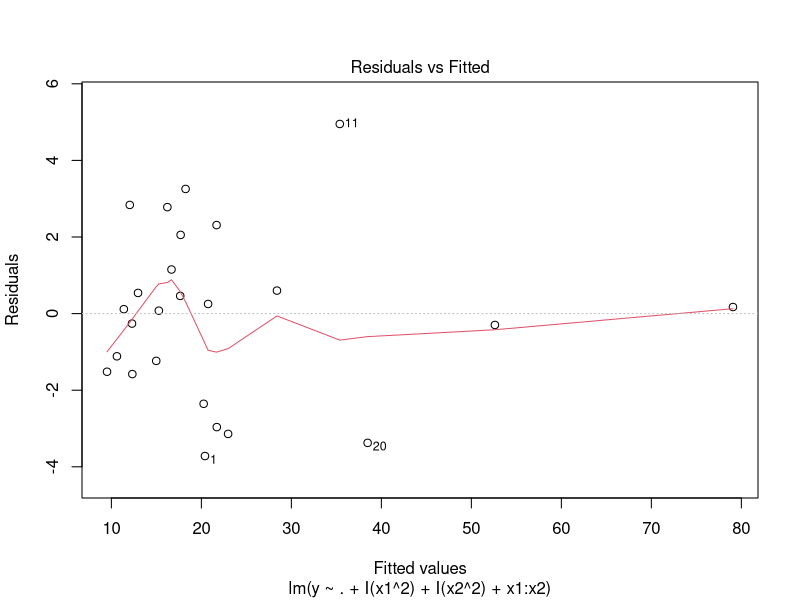
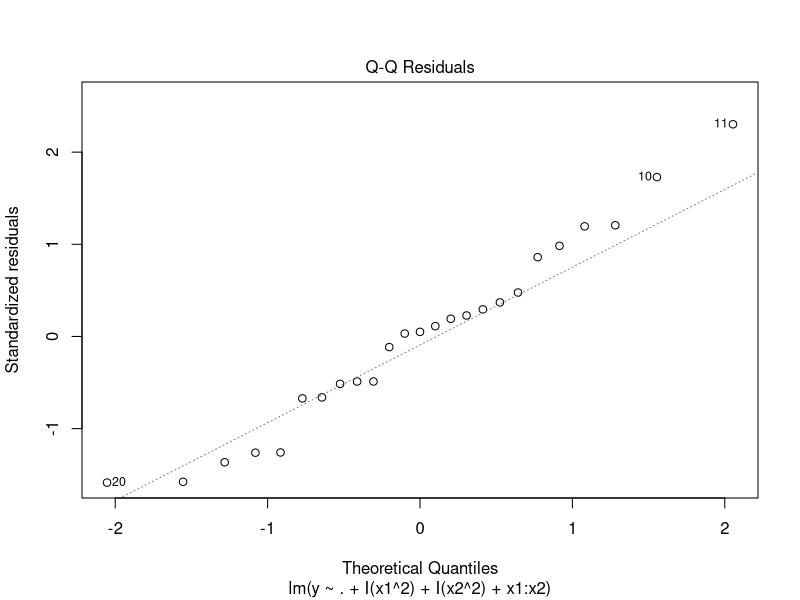
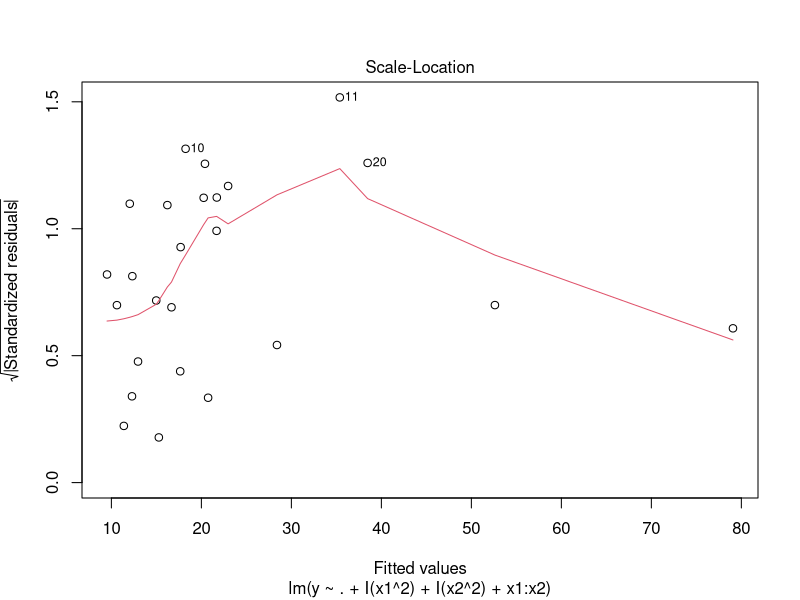
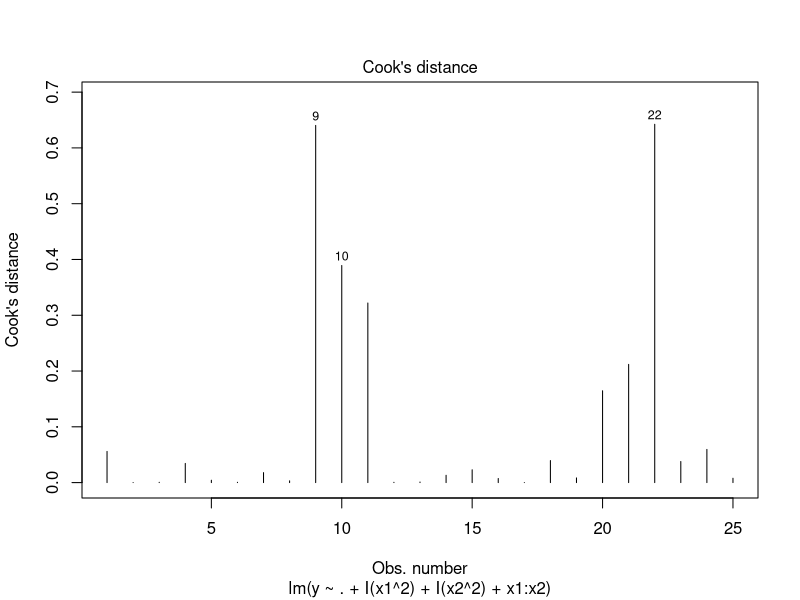
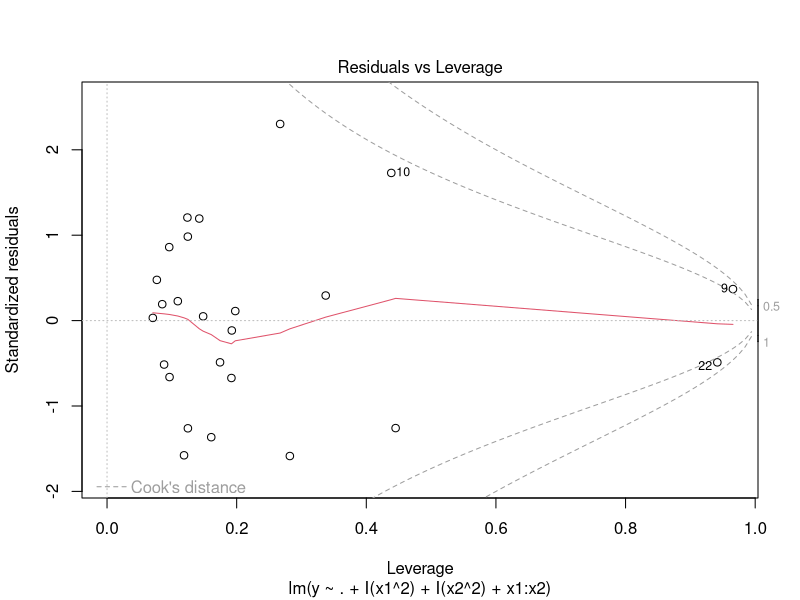
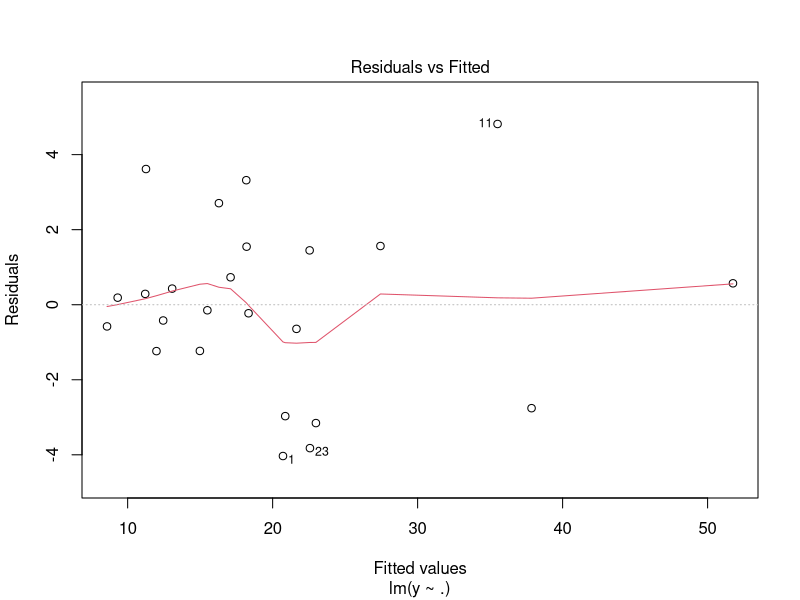
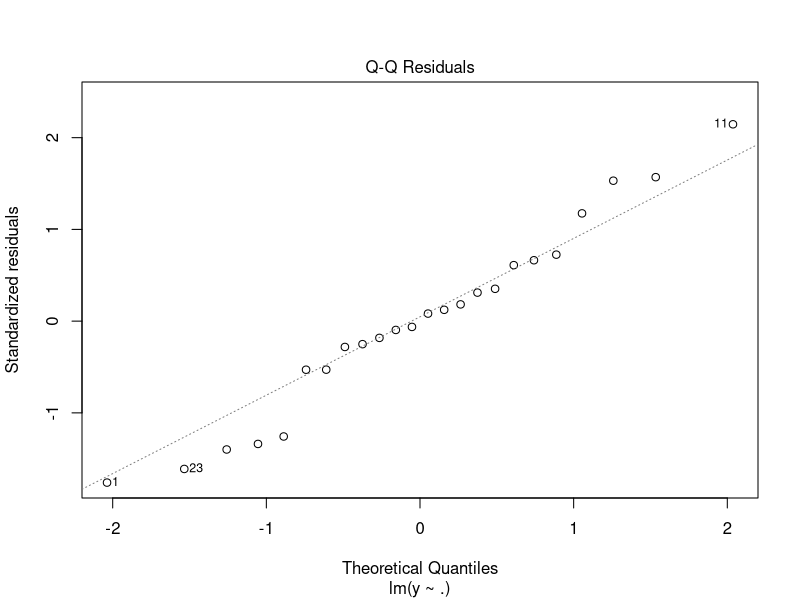
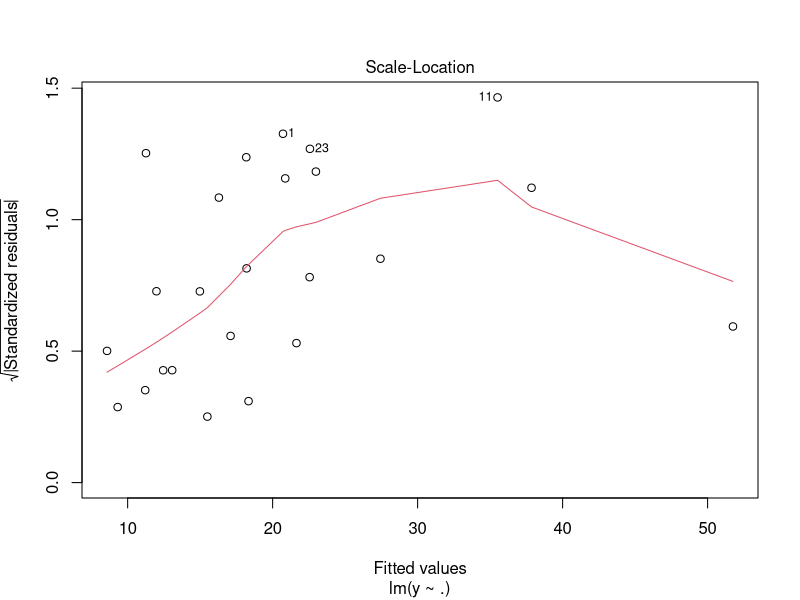

Generate these figures, in order, with R:
## ---- chunk 1
knitr::opts_chunk$set(echo = TRUE)
library(MASS)
library(tibble)
## ---- chunk 2
setwd('C:/Users/ndong/OneDrive - Texas Tech University/IE 5344 Statistical Data Analysis/Flipped Assignment 10')
data <- read.csv('data-SoftDrinkDeliveryTime.csv', header = TRUE)
data <- data[,-1]
colnames(data) <- c('y', 'x1', 'x2')
head(data)
## ---- chunk 3
fit <- lm(y~. + I(x1^2) + I(x2^2) + x1:x2,data)
summary(fit)
## ---- chunk 4
plot(fit,1)
## ---- chunk 5
plot(fit,2)
## ---- chunk 6
plot(fit,3)
## ---- chunk 7
plot(fit,4)
## ---- chunk 8
plot(fit,5)
## ---- chunk 9
data <- data[-9,]
## ---- chunk 10
fit1 <- lm(y~.,data)
summary(fit1)
## ---- chunk 11
plot(fit1,1)
## ---- chunk 12
plot(fit1,2)
## ---- chunk 13
plot(fit1,3)
## ---- chunk 14
plot(fit1,4)
## ---- chunk 15
plot(fit1,5)
## ---- chunk 16
H <- hatvalues(fit1)
H[which.max(H)]
